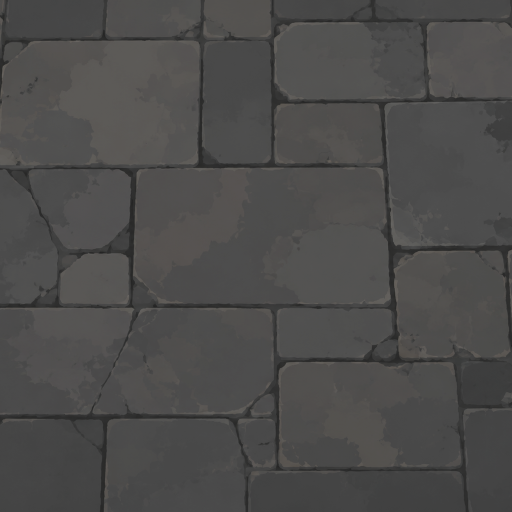
#> input picture art/assets/models/terrain/terrain_map_v001_textured_tex_ground_plaza_tile_v2.png, 1024 x 1024 px (shown at 1/2 size)
$ python tex_tune.py ../art/assets/models/terrain/terrain_map_v001_textured_tex_ground_plaza_tile_v2.png
#> lines starting #> are read from the running program, lines starting #| are printed output that depends on the picture
#> in main, im is the input picture: PIL image 1024x1024 RGB; mean R, G, B 76.5, 75.7, 74.9
#!/usr/bin/env python3
# -*- coding: utf-8 -*-
"""tex_tune.py —— 贴图后处理：按目标明度校正 + 压饱和 + 擦水印

为什么需要它：
  AI 出的贴图平均明度普遍偏亮（实测 plaza 41% vs 目标 30%，天空亮一倍）。
  靠"再生成一次"碰运气成本高，用 gamma 校正一次到位、可复现。

用法：
  python tex_tune.py <img> --target-l 30 --out out.png
  python tex_tune.py <img> --target-l 30 --sat 0.9 --patch-wm
  python tex_tune.py <img> --gamma 1.9 --patch-wm --out sky.png

参数：
  --target-l  目标平均明度（0-100），给了就自动解 gamma
  --gamma     直接指定 gamma，优先于 --target-l
  --sat       饱和度倍率（1.0 不变，0.9 = 压一档）
  --patch-wm  擦右下角水印（用同图左侧 340px 区域覆盖，带羽化）
  --report    打印校正前后的平均明度 / 饱和度

依赖：pillow
"""

from __future__ import annotations

import argparse
import math
import statistics
import sys
from pathlib import Path

try:
    from PIL import Image, ImageChops
except ImportError:
    sys.stderr.write("需要 pillow：pip install pillow\n")
    raise SystemExit(1)


def mean_l(im: Image.Image) -> float:
    small = im.convert("RGB").resize((96, 96))
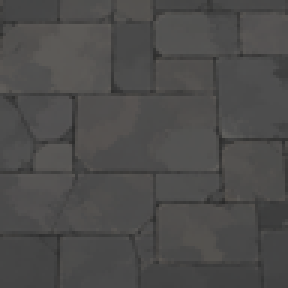
#> small: PIL image 96x96 RGB (shown 3 times larger); mean R, G, B 76.5, 75.7, 74.9
    px = small.load()
    vals = [0.299 * px[x, y][0] + 0.587 * px[x, y][1] + 0.114 * px[x, y][2]
            for y in range(96) for x in range(96)]
#> vals = 9216 values, max 95.96 at index 4298, min 42 at index 6506, mean 75.88
    return statistics.mean(vals) / 255 * 100


def mean_s(im: Image.Image) -> float:
    small = im.convert("RGB").resize((96, 96))
    px = small.load()
    vals = []
    for y in range(96):
        for x in range(96):
            r, g, b = px[x, y]
            mx, mn = max(r, g, b), min(r, g, b)
            vals.append(0.0 if mx == 0 else (mx - mn) / mx * 100)
#> after the loop, vals = 9216 values, max 10 at index 8309, min 0 at index 1, mean 2.07
    return statistics.mean(vals)


def apply_gamma(im: Image.Image, gamma: float) -> Image.Image:
    lut = [min(255, max(0, int(round(255 * ((i / 255) ** gamma))))) for i in range(256)]
    return im.point(lut * 3)


def apply_sat(im: Image.Image, k: float) -> Image.Image:
    if abs(k - 1.0) < 1e-3:
        return im
    # 以感知灰度为中心做饱和度缩放
    gray = im.convert("L")
    gray_rgb = Image.merge("RGB", (gray, gray, gray))
    return Image.blend(gray_rgb, im, k)


def patch_watermark(im: Image.Image, block_w: int = 400, block_h: int = 150) -> Image.Image:
    """把右下角水印区用同一行的左侧内容覆盖。

    只对「左、上」两条边做 24px 羽化——右、下是画布边缘，接缝不可见，
    若也羽化会把贴边的水印原样留在羽化区里（第一版就是这么翻的）。
    """
    w, h = im.size
    x0, y0 = w - block_w, h - block_h
    src_x = max(0, x0 - block_w)
    patch = im.crop((src_x, y0, src_x + block_w, y0 + block_h))

    mask = Image.new("L", (block_w, block_h), 255)
    px = mask.load()
    feather = 24
    for y in range(block_h):
        for x in range(block_w):
            d = min(x, y)  # 只羽化左边和上边
            if d < feather:
                px[x, y] = int(255 * d / feather)
    im = im.copy()
    im.paste(patch, (x0, y0), mask)
    return im


def main() -> int:
    ap = argparse.ArgumentParser()
    ap.add_argument("img")
    ap.add_argument("--target-l", type=float, help="目标平均明度 0-100")
    ap.add_argument("--gamma", type=float, help="直接指定 gamma（>1 变暗）")
    ap.add_argument("--sat", type=float, default=1.0, help="饱和度倍率，默认 1.0")
    ap.add_argument("--patch-wm", action="store_true", help="擦右下角水印")
    ap.add_argument("--out")
    ap.add_argument("--report", action="store_true")
    args = ap.parse_args()

    src = Path(args.img)
    if not src.exists():
        sys.stderr.write(f"文件不存在：{src}\n")
        return 1

    im = Image.open(src).convert("RGB")
    l0, s0 = mean_l(im), mean_s(im)
#> l0 = 29.76; s0 = 2.07

    gamma = args.gamma
    if gamma is None and args.target_l:
        cur = l0 / 100
        tgt = args.target_l / 100
        if cur <= 0.001:
            sys.stderr.write("原图几乎全黑，无法推算 gamma\n")
            return 1
        gamma = math.log(tgt) / math.log(cur)
        gamma = round(gamma, 3)
    if gamma is None:
        gamma = 1.0

    im = apply_gamma(im, gamma)
    im = apply_sat(im, args.sat)
    if args.patch_wm:
        im = patch_watermark(im)

    dst = Path(args.out) if args.out else src.with_name(src.stem + "_tuned.png")
    im.save(dst)

    if args.report:
        l1, s1 = mean_l(im), mean_s(im)
        print(f"gamma        {gamma}")
        print(f"平均明度     {l0:.1f}% -> {l1:.1f}%  (目标 {args.target_l or '—'})")
        print(f"平均饱和度   {s0:.1f}% -> {s1:.1f}%")
        print(f"水印擦除     {'是' if args.patch_wm else '否'}")
    print(f"✅ 已输出：{dst}")
    return 0


if __name__ == "__main__":
    raise SystemExit(main())
#> (the program exits here)
